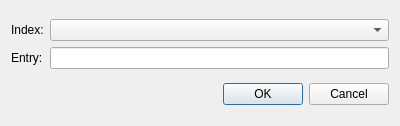
<?xml version="1.0" encoding="UTF-8"?>
<ui version="4.0">
 <class>MarkIndexDlg</class>
 <widget class="QDialog" name="MarkIndexDlg">
  <property name="geometry">
   <rect>
    <x>0</x>
    <y>0</y>
    <width>400</width>
    <height>126</height>
   </rect>
  </property>
  <property name="sizePolicy">
   <sizepolicy hsizetype="Preferred" vsizetype="Fixed">
    <horstretch>0</horstretch>
    <verstretch>0</verstretch>
   </sizepolicy>
  </property>
  <property name="windowTitle">
   <string>Dialog</string>
  </property>
  <layout class="QVBoxLayout" name="verticalLayout">
   <item>
    <layout class="QGridLayout" name="gridLayout">
     <item row="0" column="0">
      <widget class="QLabel" name="indexLabel">
       <property name="text">
        <string>Index:</string>
       </property>
      </widget>
     </item>
     <item row="0" column="1">
      <widget class="QComboBox" name="indexComboBox"/>
     </item>
     <item row="1" column="0">
      <widget class="QLabel" name="entryLabel">
       <property name="text">
        <string>Entry:</string>
       </property>
      </widget>
     </item>
     <item row="1" column="1">
      <widget class="QLineEdit" name="entryEdit"/>
     </item>
    </layout>
   </item>
   <item>
    <widget class="QDialogButtonBox" name="buttonBox">
     <property name="orientation">
      <enum>Qt::Horizontal</enum>
     </property>
     <property name="standardButtons">
      <set>QDialogButtonBox::Cancel|QDialogButtonBox::Ok</set>
     </property>
    </widget>
   </item>
  </layout>
 </widget>
 <resources/>
 <connections>
  <connection>
   <sender>buttonBox</sender>
   <signal>accepted()</signal>
   <receiver>MarkIndexDlg</receiver>
   <slot>accept()</slot>
   <hints>
    <hint type="sourcelabel">
     <x>248</x>
     <y>254</y>
    </hint>
    <hint type="destinationlabel">
     <x>157</x>
     <y>274</y>
    </hint>
   </hints>
  </connection>
  <connection>
   <sender>buttonBox</sender>
   <signal>rejected()</signal>
   <receiver>MarkIndexDlg</receiver>
   <slot>reject()</slot>
   <hints>
    <hint type="sourcelabel">
     <x>316</x>
     <y>260</y>
    </hint>
    <hint type="destinationlabel">
     <x>286</x>
     <y>274</y>
    </hint>
   </hints>
  </connection>
 </connections>
</ui>
